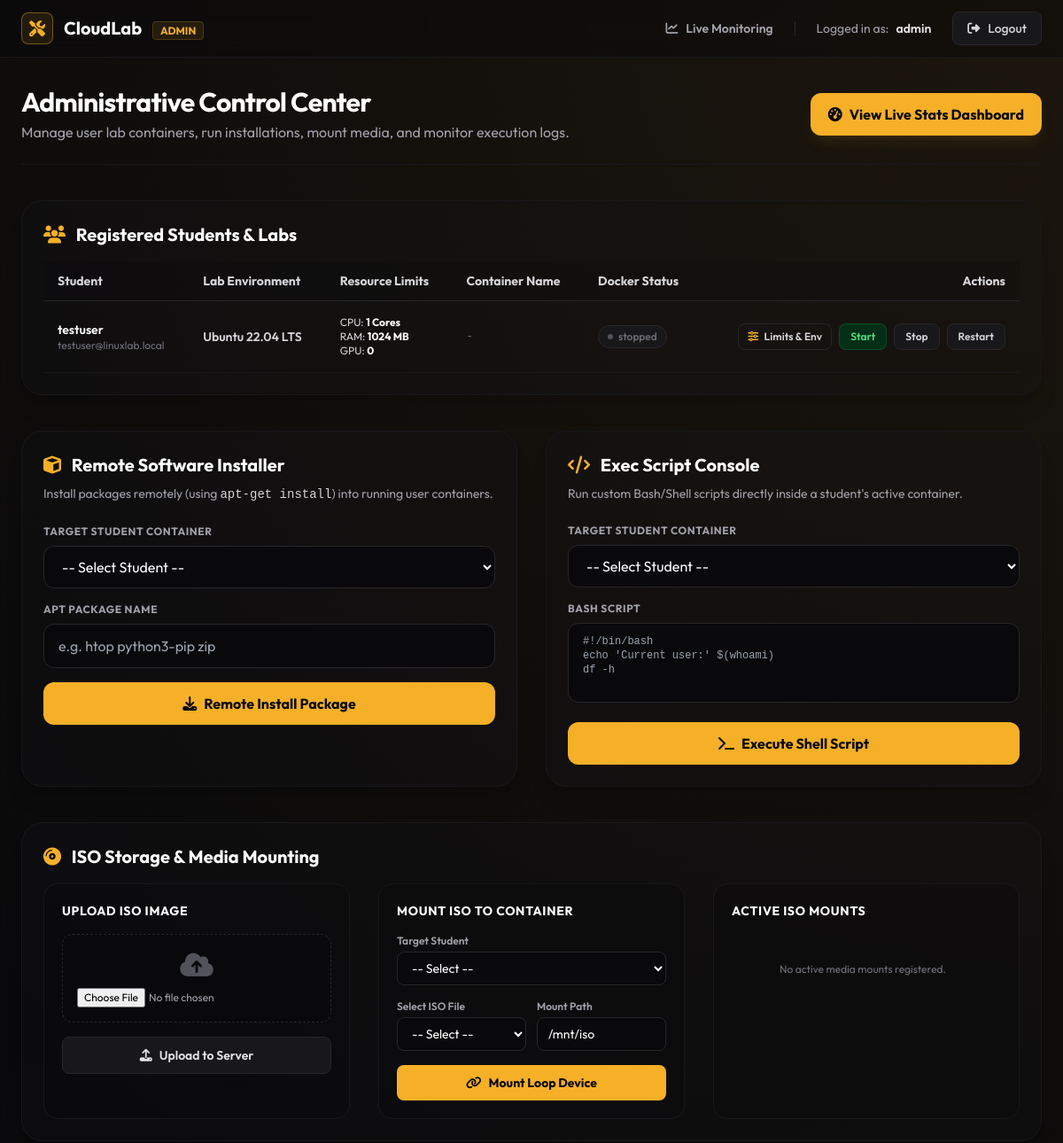
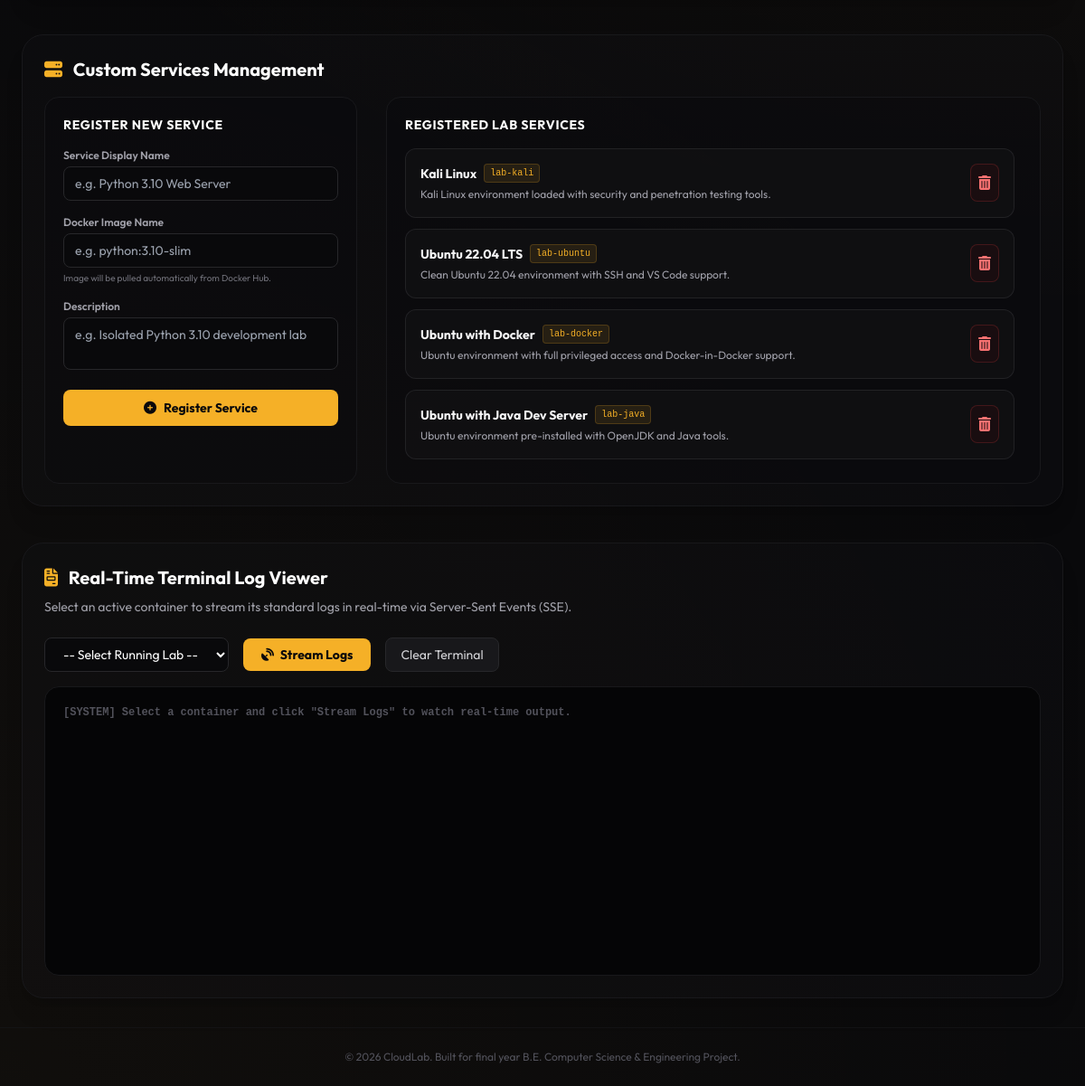
/admin.php (signed in), run on the app's committed database (2 pictures, top to bottom).
### tables this page shows
CREATE TABLE IF NOT EXISTS `users` (
  `id` INT AUTO_INCREMENT PRIMARY KEY,
  `username` VARCHAR(50) NOT NULL UNIQUE,
  `email` VARCHAR(100) NOT NULL UNIQUE,
  `password` VARCHAR(255) NOT NULL,
  `role` ENUM('user', 'admin') NOT NULL DEFAULT 'user',
  `lab_type` VARCHAR(50) NOT NULL,
  `container_id` VARCHAR(100) DEFAULT NULL,
  `container_status` VARCHAR(20) NOT NULL DEFAULT 'stopped',
  `cpu_limit` DECIMAL(3,1) DEFAULT 1.0,
  `memory_limit` INT DEFAULT 1024,
  `gpu_limit` INT DEFAULT 0,
  `ssh_private_key` TEXT DEFAULT NULL,
  `ssh_public_key` TEXT DEFAULT NULL,
  `failed_login_attempts` INT DEFAULT 0,
  `lockout_until` TIMESTAMP NULL DEFAULT NULL,
  `email_verified` TINYINT(1) DEFAULT 0,
  `verification_token` VARCHAR(100) DEFAULT NULL,
  `mfa_secret` VARCHAR(100) DEFAULT NULL,
  `mfa_enabled` TINYINT(1) DEFAULT 0,
  `created_at` TIMESTAMP DEFAULT CURRENT_TIMESTAMP
);

CREATE TABLE IF NOT EXISTS `services` (
  `id` INT AUTO_INCREMENT PRIMARY KEY,
  `name` VARCHAR(50) NOT NULL UNIQUE,
  `image_name` VARCHAR(255) NOT NULL,
  `description` TEXT,
  `created_at` TIMESTAMP DEFAULT CURRENT_TIMESTAMP
);

### web/admin.php (the view, shortened to what the rows shown need)
<?php
require_once __DIR__ . '/includes/db.php';
$usersStmt = $pdo->query("SELECT id, username, email, lab_type, container_id, container_status, cpu_limit, memory_limit, gpu_limit, created_at FROM users WHERE role = 'user' ORDER BY id DESC");
$users = $usersStmt->fetchAll();
$servicesStmt = $pdo->query("SELECT * FROM services ORDER BY name ASC");
$services = $servicesStmt->fetchAll();
?>
<!DOCTYPE html>
<html lang="en" class="h-full bg-zinc-950">
<head>
    <link rel="stylesheet" href="https://cdnjs.cloudflare.com/ajax/libs/font-awesome/6.4.0/css/all.min.css">
    <script src="https://cdn.tailwindcss.com"></script>
</head>
<body class="min-h-full font-sans text-zinc-100 gradient-bg flex flex-col justify-between">
    <main class="flex-grow max-w-7xl w-full mx-auto px-6 py-8 flex flex-col gap-10">
        <div class="flex flex-col md:flex-row justify-between items-start md:items-center gap-4 border-b border-zinc-900 pb-6">
            <div>
                <h1 class="text-3xl font-bold tracking-tight text-white mb-1">Administrative Control Center</h1>
            </div>
        </div>
        <section class="bg-zinc-900/20 border border-zinc-900 rounded-3xl p-6 shadow-xl">
            <h2 class="text-xl font-bold text-white mb-4"><i class="fa-solid fa-users text-brand mr-2"></i> Registered Students & Labs</h2>
            <div class="overflow-x-auto">
                <table class="w-full text-left text-sm text-zinc-400 border-collapse">
                    <thead>
                        <tr class="border-b border-zinc-800 text-zinc-300 font-semibold bg-zinc-950/20">
                            <th class="py-3 px-4">Student</th>
                            <th class="py-3 px-4">Lab Environment</th>
                            <th class="py-3 px-4">Resource Limits</th>
                            <th class="py-3 px-4">Container Name</th>
                            <th class="py-3 px-4">Docker Status</th>
                            <th class="py-3 px-4 text-right">Actions</th>
                        </tr>
                    </thead>
                    <tbody>
                        <?php if (empty($users)): ?>
                            <tr>
                                <td colspan="6" class="py-8 text-center text-zinc-500">No registered students found in the database.</td>
                            </tr>
                        <?php else: ?>
                            <?php foreach ($users as $user): ?>
                                <tr class="border-b border-zinc-900 hover:bg-zinc-900/10 transition-colors">
                                    <td class="py-4 px-4 font-semibold text-white">
                                        <?= htmlspecialchars($user['username']) ?>
                                        <span class="block text-xs text-zinc-500 font-normal"><?= htmlspecialchars($user['email']) ?></span>
                                    </td>
                                    <td class="py-4 px-4">
                                        <span class="font-semibold text-zinc-300"><?= htmlspecialchars($user['lab_type']) ?></span>
                                    </td>
                                    <td class="py-4 px-4">
                                        <span class="block text-xs text-zinc-300">CPU: <strong class="text-white"><?= floatval($user['cpu_limit'] ?? 1.0) ?> Cores</strong></span>
                                        <span class="block text-xs text-zinc-300">RAM: <strong class="text-white"><?= intval($user['memory_limit'] ?? 1024) ?> MB</strong></span>
                                        <span class="block text-xs text-zinc-300">GPU: <strong class="text-white"><?= intval($user['gpu_limit'] ?? 0) === -1 ? 'All' : intval($user['gpu_limit'] ?? 0) ?></strong></span>
                                    </td>
                                    <td class="py-4 px-4 font-mono text-xs text-zinc-500">
                                        <?= !empty($user['container_id']) ? 'lab-' . htmlspecialchars($user['username']) : '-' ?>
                                    </td>
                                    <td class="py-4 px-4">
                                        <div id="status-badge-<?= $user['id'] ?>" class="inline-flex items-center gap-1.5 px-2.5 py-1 rounded-full text-xs font-medium border <?= $user['container_status'] === 'running' ? 'bg-green-950/30 border-green-500/20 text-green-400' : 'bg-zinc-900 border-zinc-800 text-zinc-500' ?>">
                                            <span class="h-1.5 w-1.5 rounded-full <?= $user['container_status'] === 'running' ? 'bg-green-500 animate-pulse' : 'bg-zinc-600' ?>"></span>
                                            <?= htmlspecialchars($user['container_status']) ?>
                                        </div>
                                    </td>
                                    <td class="py-4 px-4 text-right">
                                        <div class="flex justify-end gap-2">
                                            <button onclick="openLimitsModal(<?= $user['id'] ?>, '<?= htmlspecialchars($user['username']) ?>', <?= floatval($user['cpu_limit'] ?? 1.0) ?>, <?= intval($user['memory_limit'] ?? 1024) ?>, <?= intval($user['gpu_limit'] ?? 0) ?>, '<?= htmlspecialchars($user['lab_type']) ?>')"
                                                class="px-2.5 py-1.5 bg-zinc-905 hover:bg-zinc-800 border border-zinc-800 text-zinc-300 hover:text-white text-xs font-semibold rounded-lg transition" title="Set Resource Limits">
                                                <i class="fa-solid fa-sliders mr-1 text-brand"></i> Limits & Env
                                            </button>
                                            <button onclick="controlUserContainer(<?= $user['id'] ?>, 'start')"
                                                class="px-3 py-1.5 bg-green-950 hover:bg-green-900 border border-green-500/20 text-green-400 text-xs font-semibold rounded-lg transition">
                                                Start
                                            </button>
                                            <button onclick="controlUserContainer(<?= $user['id'] ?>, 'stop')"
                                                class="px-3 py-1.5 bg-zinc-900 hover:bg-zinc-800 border border-zinc-800 text-zinc-300 text-xs font-semibold rounded-lg transition">
                                                Stop
                                            </button>
                                            <button onclick="controlUserContainer(<?= $user['id'] ?>, 'restart')"
                                                class="px-3 py-1.5 bg-zinc-900 hover:bg-zinc-800 border border-zinc-800 text-zinc-300 text-xs font-semibold rounded-lg transition">
                                                Restart
                                            </button>
                                        </div>
                                    </td>
                                </tr>
                            <?php endforeach; ?>
                        <?php endif; ?>
                    </tbody>
                </table>
            </div>
        </section>
        <div class="grid grid-cols-1 lg:grid-cols-2 gap-8">
            <section class="bg-zinc-900/20 border border-zinc-900 rounded-3xl p-6 shadow-xl flex flex-col justify-between gap-6">
                <div>
                    <h2 class="text-xl font-bold text-white mb-2"><i class="fa-solid fa-cube text-brand mr-2"></i> Remote Software Installer</h2>
                </div>
            </section>
            <section class="bg-zinc-900/20 border border-zinc-900 rounded-3xl p-6 shadow-xl flex flex-col justify-between gap-6">
                <div>
                    <h2 class="text-xl font-bold text-white mb-2"><i class="fa-solid fa-code text-brand mr-2"></i> Exec Script Console</h2>
                </div>
            </section>
        </div>
        <section class="bg-zinc-900/20 border border-zinc-900 rounded-3xl p-6 shadow-xl">
            <h2 class="text-xl font-bold text-white mb-4"><i class="fa-solid fa-compact-disc text-brand mr-2"></i> ISO Storage & Media Mounting</h2>
        </section>
        <section class="bg-zinc-900/20 border border-zinc-900 rounded-3xl p-6 shadow-xl">
            <h2 class="text-xl font-bold text-white mb-4"><i class="fa-solid fa-server text-brand mr-2"></i> Custom Services Management</h2>
            <div class="grid grid-cols-1 lg:grid-cols-3 gap-8">
                <div class="lg:col-span-2 bg-zinc-950/30 border border-zinc-900 rounded-2xl p-5 space-y-4">
                    <div class="overflow-y-auto max-h-[350px] pr-2 space-y-3">
                        <?php if (empty($services)): ?>
                            <p class="text-xs text-zinc-500 text-center py-8">No custom services registered.</p>
                        <?php else: ?>
                            <?php foreach ($services as $service): ?>
                                <div class="bg-zinc-900/40 border border-zinc-800/80 rounded-xl p-4 flex justify-between items-start gap-4 hover:border-zinc-700/60 transition">
                                    <div class="space-y-1">
                                        <div class="flex items-center gap-2">
                                            <span class="font-bold text-zinc-100 text-sm"><?= htmlspecialchars($service['name']) ?></span>
                                            <code class="text-[10px] px-1.5 py-0.5 rounded bg-brand/10 border border-brand/20 text-brand font-mono"><?= htmlspecialchars($service['image_name']) ?></code>
                                        </div>
                                        <p class="text-xs text-zinc-400 leading-normal"><?= htmlspecialchars($service['description'] ?: 'No description provided.') ?></p>
                                    </div>
                                    <button onclick="deleteService(<?= $service['id'] ?>)" class="p-2 bg-red-950/20 text-red-400 hover:bg-red-950/50 border border-red-500/20 rounded-lg transition" title="Delete Service">
                                        <i class="fa-solid fa-trash-can"></i>
                                    </button>
                                </div>
                            <?php endforeach; ?>
                        <?php endif; ?>
                    </div>
                </div>
            </div>
        </section>
        <section class="bg-zinc-900/20 border border-zinc-900 rounded-3xl p-6 shadow-xl">
            <h2 class="text-xl font-bold text-white mb-2"><i class="fa-solid fa-file-invoice text-brand mr-2"></i> Real-Time Terminal Log Viewer</h2>
        </section>
    </main>
</body>
</html>

### data on the page
users: username "testuser", email "testuser@linuxlab.local", lab_type "Ubuntu 22.04 LTS", cpu_limit "1", memory_limit "1024", gpu_limit "0", container_status "stopped"
services: name "Kali Linux", image_name "lab-kali", description "Kali Linux environment loaded with security and penetration testing tools."
services: name "Ubuntu 22.04 LTS", image_name "lab-ubuntu", description "Clean Ubuntu 22.04 environment with SSH and VS Code support."
services: name "Ubuntu with Docker", image_name "lab-docker", description "Ubuntu environment with full privileged access and Docker-in-Docker support."
services: name "Ubuntu with Java Dev Server", image_name "lab-java", description "Ubuntu environment pre-installed with OpenJDK and Java tools."

### other printed values
$username "admin"
